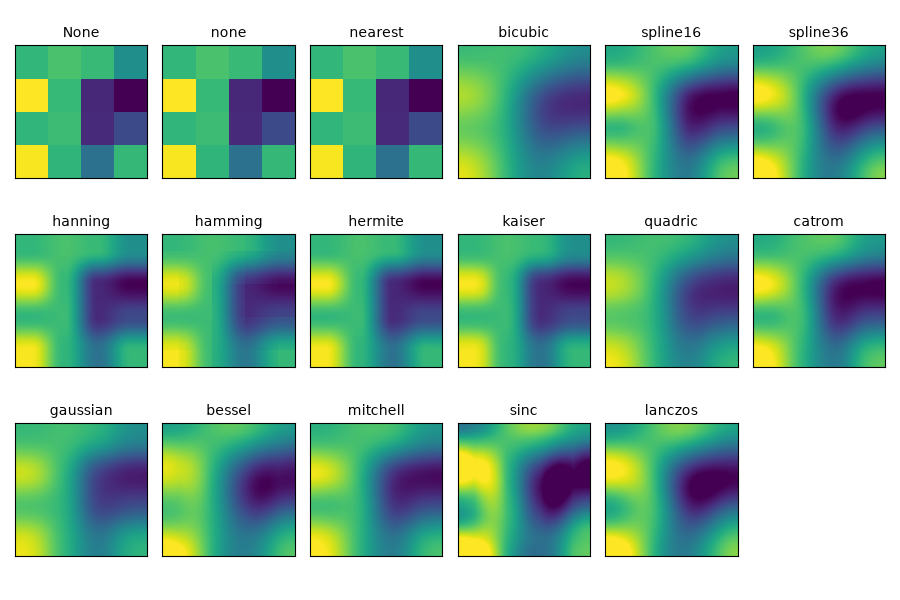

Write Python code to recreate this figure.
import matplotlib.pyplot as plt 
import numpy as np 

methods = [None, 'none', 'nearest', 'bicubic', 'spline16', 'spline36', 
           'hanning', 'hamming', 'hermite', 'kaiser', 'quadric', 
           'catrom', 'gaussian', 'bessel', 'mitchell', 'sinc', 'lanczos']

np.random.seed(19680801)

grid = np.random.rand(4, 4)

fig, axs = plt.subplots(nrows=3, ncols=6, figsize=(9, 6), subplot_kw={'xticks':[], 'yticks':[]})

for ax, interp_method in zip(axs.flat, methods): 
    ax.imshow(grid, interpolation=interp_method, cmap='viridis') 
    ax.set_title(str(interp_method), fontsize=10)

axs.flat[-1].set_visible(False)

plt.tight_layout()
plt.show()
